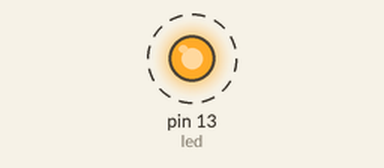
This sketch was run on a simulated Arduino Uno, built with avr-gcc and run on an emulated ATmega328P. Parts: output pins drawn as LEDs (lit = HIGH). Dashed ring = blinking.

Above: at 0.1 s.
Timing chart, 0 to 3.0 s (numbered marks = the images above):
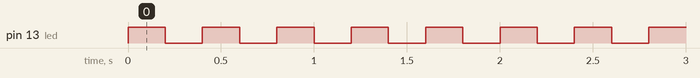

Measured:
- by itself, pin 13 (led): alternates HIGH for 0.20 s and LOW for 0.20 s

The sketch:

blinkingLeds.ino
```cpp
int led = 13;
int ledDelayAmount = 200;

void setup() {
  pinMode(led,OUTPUT);
}


void displayLedOnce(int time) {
  digitalWrite(led,HIGH);
  delay(time);
  digitalWrite(led,LOW);
  delay(time);
}


void loop() {
 displayLedOnce(ledDelayAmount);
}
```
